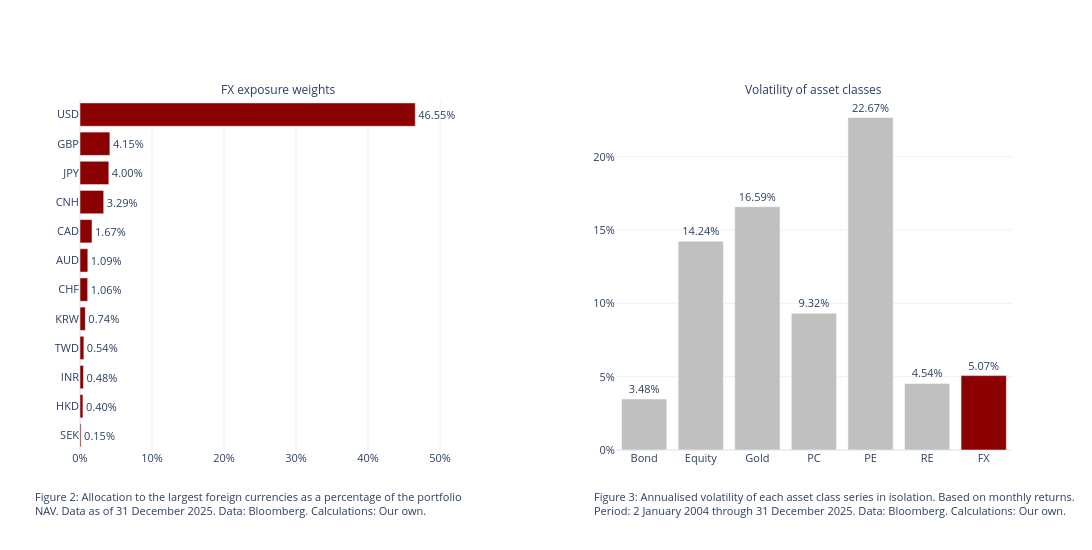

The code cell stored with this chart in its notebook:
### Markdown cell above
#### Aggregate FX exposure
The portfolio-level FX return series reported in Table 1 reflects the aggregate currency exposure across all asset classes. Individual currency weights are derived by multiplying top-level portfolio weights by the fixed regional weights within each asset class; these are then mapped to their corresponding currency return series and combined into a single portfolio-level FX return series.

The resulting currency basket comprises approximately 36% euro and 64% foreign currencies. Whilst this represents a substantial currency risk from the perspective of an investor from the euro area, it remains consistent with our experience after many years of increasing globalisation and the corresponding portfolio allocations of professional investors. We would contend that a euro weighting of roughly one-third still constitutes a certain *home bias*, given that the eurozone accounts for less than 20% of global equity market capitalisation and only slightly more than 20% of outstanding international debt securities (European Central Bank, 2025).

### Code cell
# Load Data
fx_w = data['FX_Allocation'].squeeze("columns")
volatility = data['volatility'].squeeze("columns")

# Set colours
fx_colors = 'darkred'
vola_colors = [
    'darkred' if idx == 'FX' else 'silver'
    for idx in volatility.index
]

# Subplots setup
fig = make_subplots(
    rows=1, cols=2,
    subplot_titles=("FX exposure weights", "Volatility of asset classes"),
    horizontal_spacing=0.15
)
fig.update_annotations(font_size=12)

# Figure 2: FX weights
fig.add_trace(
    go.Bar(
        y=fx_w.index,
        x=fx_w.values,
        orientation='h',
        marker_color=fx_colors,
        text=fx_w.values,
        texttemplate='%{x:.2%}',
        textposition='outside',
        name="Weights"
    ),
    row=1, col=1
)

# Figure 3: Asset class volatilities
fig.add_trace(
    go.Bar(
        x=volatility.index,
        y=volatility.values,
        marker_color=vola_colors,
        text=volatility.values,
        texttemplate='%{y:.2%}',
        textposition='outside',
        name="Volatility"
    ),
    row=1, col=2
)

# Further formatting
fig.update_layout(
    width=1100,
    height=550,
    font=dict(size=11),
    showlegend=False,
    template="plotly_white",
    margin=dict(b=100)
)

fig.update_xaxes(range=[0, 0.55], tickformat=".0%", row=1, col=1)
fig.update_yaxes(tickformat=".0%", row=1, col=2)

# Add annotation for figure 2
fig2_annotation_text = (
    'Figure 2: Allocation to the largest foreign currencies as a '
    'percentage of the portfolio<br>NAV. Data as of 31 December '
    '2025. Data: Bloomberg. Calculations: Our own.'
)

fig.add_annotation(
    text=fig2_annotation_text,
    xref="paper",
    yref="paper",
    x=-0.05,
    y=-0.2,
    showarrow=False,
    font=dict(size=11),
    align="left"
)

# Add annotation for figure 3
fig2_annotation_text = (
    'Figure 3: Annualised volatility of each asset class series in '
    'isolation. Based on monthly returns.<br>Period: 2 January 2004 '
    'through 31 December 2025. Data: Bloomberg. Calculations: Our own.'
)

fig.add_annotation(
    text=fig2_annotation_text,
    xref="paper",
    yref="paper",
    x=1.07,
    y=-0.2,
    showarrow=False,
    font=dict(size=11),
    align="left"
)

# Show figures
fig.show()

### Figure 1 — Plotly figure (JSON) as saved in the notebook; plotly's stock layout.template omitted (floating-point values rounded to 4 significant figures)
{"data": [{"marker": {"color": "darkred"}, "name": "Weights", "orientation": "h", "text": [0.0015, 0.00404, 0.00484, 0.00536, 0.0074, 0.01063, 0.01086, 0.01668, 0.03291, 0.04004, 0.04151, 0.4655], "textposition": "outside", "texttemplate": "%{x:.2%}", "type": "bar", "x": [0.0015, 0.00404, 0.00484, 0.00536, 0.0074, 0.01063, 0.01086, 0.01668, 0.03291, 0.04004, 0.04151, 0.4655], "xaxis": "x", "y": ["SEK", "HKD", "INR", "TWD", "KRW", "CHF", "AUD", "CAD", "CNH", "JPY", "GBP", "USD"], "yaxis": "y"}, {"marker": {"color": ["silver", "silver", "silver", "silver", "silver", "silver", "darkred"]}, "name": "Volatility", "text": [0.03481, 0.1424, 0.1659, 0.09317, 0.2267, 0.04542, 0.05072], "textposition": "outside", "texttemplate": "%{y:.2%}", "type": "bar", "x": ["Bond", "Equity", "Gold", "PC", "PE", "RE", "FX"], "xaxis": "x2", "y": [0.03481, 0.1424, 0.1659, 0.09317, 0.2267, 0.04542, 0.05072], "yaxis": "y2"}], "layout": {"annotations": [{"font": {"size": 12}, "showarrow": false, "text": "FX exposure weights", "x": 0.2125, "xanchor": "center", "xref": "paper", "y": 1, "yanchor": "bottom", "yref": "paper"}, {"font": {"size": 12}, "showarrow": false, "text": "Volatility of asset classes", "x": 0.7875, "xanchor": "center", "xref": "paper", "y": 1, "yanchor": "bottom", "yref": "paper"}, {"align": "left", "font": {"size": 11}, "showarrow": false, "text": "Figure 2: Allocation to the largest foreign currencies as a percentage of the portfolio<br>NAV. Data as of 31 December 2025. Data: Bloomberg. Calculations: Our own.", "x": -0.05, "xref": "paper", "y": -0.2, "yref": "paper"}, {"align": "left", "font": {"size": 11}, "showarrow": false, "text": "Figure 3: Annualised volatility of each asset class series in isolation. Based on monthly returns.<br>Period: 2 January 2004 through 31 December 2025. Data: Bloomberg. Calculations: Our own.", "x": 1.07, "xref": "paper", "y": -0.2, "yref": "paper"}], "font": {"size": 11}, "height": 550, "margin": {"b": 100}, "showlegend": false, "width": 1100, "xaxis": {"anchor": "y", "domain": [0, 0.425], "range": [0, 0.55], "tickformat": ".0%"}, "xaxis2": {"anchor": "y2", "domain": [0.575, 1]}, "yaxis": {"anchor": "x", "domain": [0, 1]}, "yaxis2": {"anchor": "x2", "domain": [0, 1], "tickformat": ".0%"}}}
